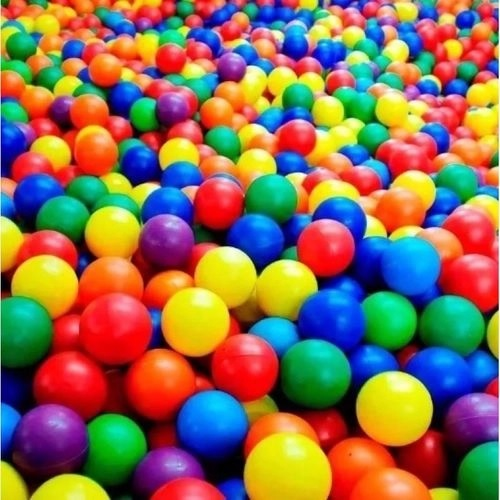
#> input picture image.jpg, 500 x 500 px
$ python '05 - Image Cutting.py'
#> lines starting #> are read from the running program, lines starting #| are printed output that depends on the picture
# -*- coding: utf-8 -*-
"""
Created on Mon Sep 21 15:05:45 2020

@author: Lucas Rocini
"""

import cv2

image = cv2.imread("image.jpg")
#> image is the input picture: shape (500, 500, 3); mean B, G, R 85.4, 110.3, 139.3

cuttedImage = image[100:200, 100:200]
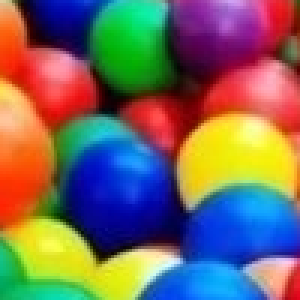
#> cuttedImage: shape (100, 100, 3) (shown 3 times larger); mean B, G, R 97.1, 105.5, 119.3

#show image and wait for the key
cv2.imshow("image",image)
cv2.imshow("cuttedImage",cuttedImage)
cv2.waitKey(0)
